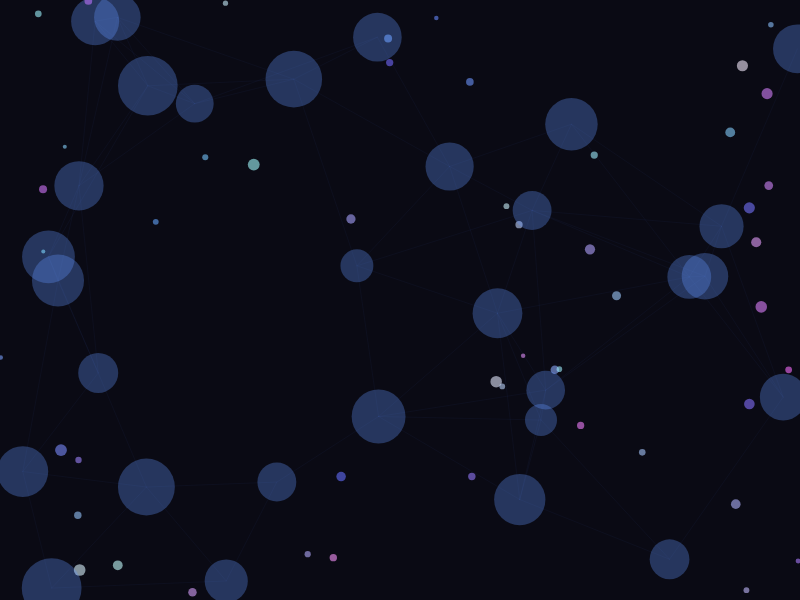
Frame 1 (no input)
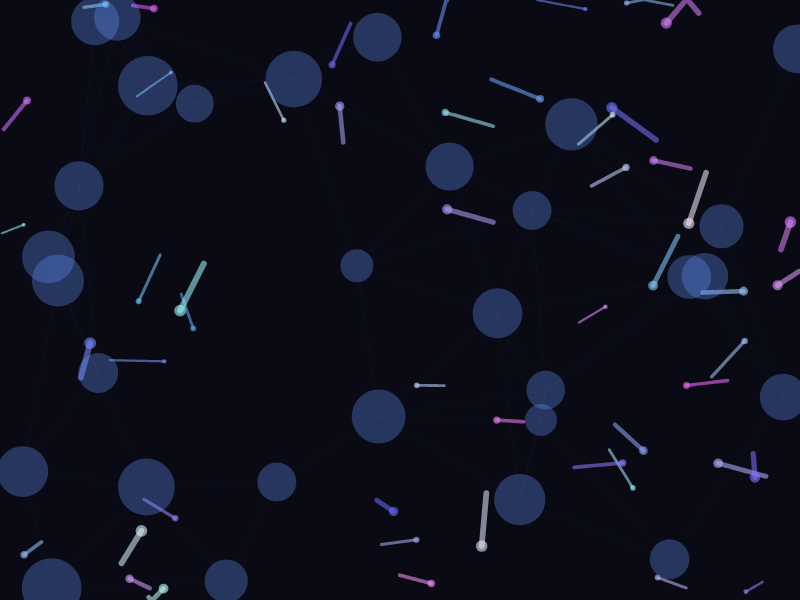
Frame 60 (no input)
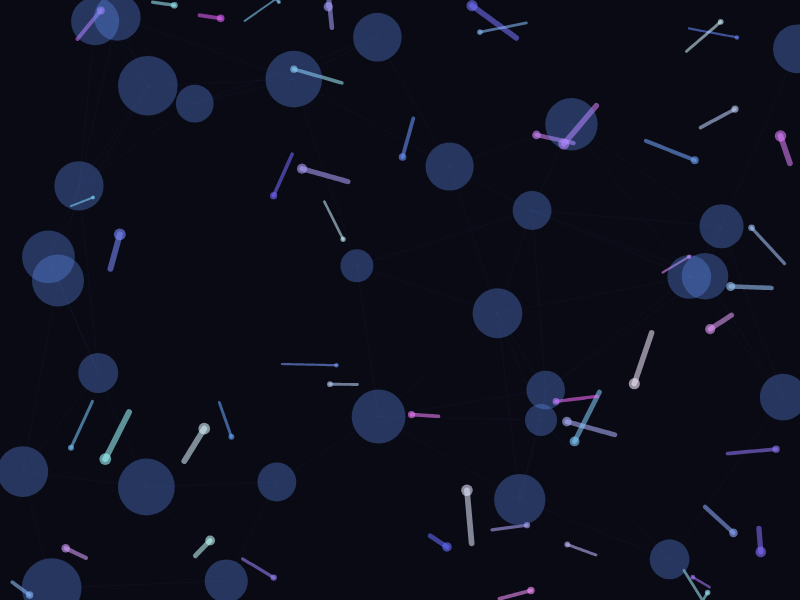
Frame 120 (the mouse pressed at the canvas centre since frame 60)

The p5.js sketch that drew these frames (run headless with seeded random() and noise() and a simulated clock; from frame 60 on, the mouse is pressed at the canvas centre):

// p5.js sketch
// ── sketch.js
let streams = [];
let nodes = [];

class Stream {
  constructor(x, y) {
    this.pos = createVector(x, y);
    this.vel = p5.Vector.random2D().mult(random(1, 3));
    this.trail = [];
    this.maxTrailLength = 20;
    this.color = color(random(100, 255), random(100, 255), 255, 150);
    this.size = random(2, 6);
  }

  update() {
    this.pos.add(this.vel);
    this.trail.push(this.pos.copy());
    if (this.trail.length > this.maxTrailLength) {
      this.trail.shift();
    }

    // Bounce off edges
    if (this.pos.x < 0 || this.pos.x > width) this.vel.x *= -1;
    if (this.pos.y < 0 || this.pos.y > height) this.vel.y *= -1;
  }

  display() {
    noFill();
    stroke(this.color);
    strokeWeight(this.size);

    // Draw trail
    beginShape();
    for (let i = 0; i < this.trail.length; i++) {
      let alpha = map(i, 0, this.trail.length, 0, 150);
      stroke(red(this.color), green(this.color), blue(this.color), alpha);
      vertex(this.trail[i].x, this.trail[i].y);
    }
    endShape();

    // Draw head
    fill(this.color);
    noStroke();
    ellipse(this.pos.x, this.pos.y, this.size * 2);
  }
}

class Node {
  constructor(x, y) {
    this.pos = createVector(x, y);
    this.size = random(30, 60);
    this.color = color(100, 150, 255, 80);
  }

  display() {
    noStroke();
    fill(this.color);
    ellipse(this.pos.x, this.pos.y, this.size);
  }
}

function setup() {
  createCanvas(800, 600);
  colorMode(RGB);

  // Create nodes
  for (let i = 0; i < 30; i++) {
    nodes.push(new Node(random(width), random(height)));
  }

  // Create streams
  for (let i = 0; i < 50; i++) {
    let x = random(width);
    let y = random(height);
    streams.push(new Stream(x, y));
  }
}

function draw() {
  background(10, 10, 20);

  // Draw lattice lines
  stroke(50, 80, 150, 40);
  strokeWeight(0.5);
  for (let i = 0; i < nodes.length; i++) {
    for (let j = i + 1; j < nodes.length; j++) {
      let d = dist(nodes[i].pos.x, nodes[i].pos.y, nodes[j].pos.x, nodes[j].pos.y);
      if (d < 200) {
        line(nodes[i].pos.x, nodes[i].pos.y, nodes[j].pos.x, nodes[j].pos.y);
      }
    }
  }

  // Update and display streams
  for (let stream of streams) {
    stream.update();
    stream.display();
  }

  // Draw nodes
  for (let node of nodes) {
    node.display();
  }
}
